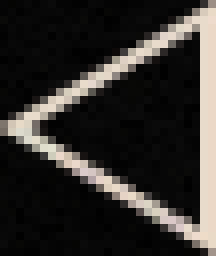
#> input picture img/origin/BACK.png, 27 x 32 px, found by its file name (shown 8 times larger); its folder holds 4 pictures in this run
$ python gray.py
#> lines starting #> are read from the running program, lines starting #| are printed output that depends on the picture
import os
import cv2

# 遍历img文件夹下后缀为.png的所有图像，并将它们转换为灰度图像
for filename in os.listdir('img/origin'):
    if filename.endswith('.png'):
        img = cv2.imread(f'img/origin/{filename}')
#> img is the input picture: shape (32, 27, 3); mean B, G, R 43.4, 46.6, 49.2
        img_gray = cv2.cvtColor(img, cv2.COLOR_BGR2GRAY)
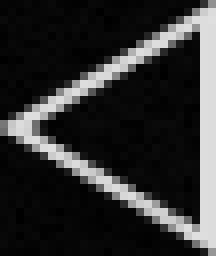
#> img_gray: shape (32, 27) (shown 8 times larger); min 0, max 223, mean 47
        cv2.imwrite(f'img/{filename}', img_gray)
#> pass 2 of the loop `for filename in os.listdir('img/origin'):`:
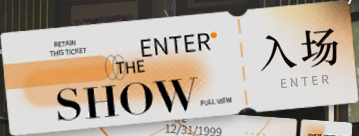
#> input picture img/origin/Fight.png, 359 x 136 px, found by its file name
#> img is the input picture: shape (136, 359, 3); mean B, G, R 156.4, 169.1, 180.6
#> `img_gray = cv2.cvtColor(img, cv2.COLOR_BGR2GRAY)`:
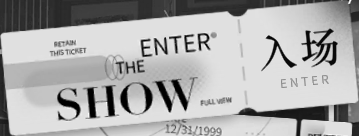
#> img_gray: shape (136, 359); min 0, max 255, mean 171
#> pass 3 of the loop `for filename in os.listdir('img/origin'):`:
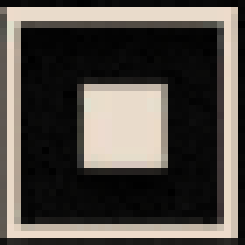
#> input picture img/origin/HOME.png, 35 x 35 px, found by its file name (shown 7 times larger)
#> img is the input picture: shape (35, 35, 3); mean B, G, R 71.7, 77.5, 82.6
#> `img_gray = cv2.cvtColor(img, cv2.COLOR_BGR2GRAY)`:
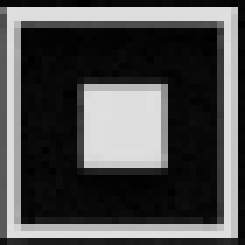
#> img_gray: shape (35, 35) (shown 7 times larger); min 0, max 224, mean 78.4
#> the loop made 4 passes; the first 3 are shown
